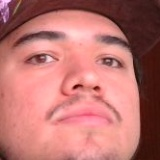
#> input picture Dataset/Dataset/Alumno1 (Yovanni)/img_10.jpg, 160 x 160 px, given in place of Alumno1 (Yovanni), which was not available
$ python aumentacion.py
#> lines starting #> are read from the running program, lines starting #| are printed output that depends on the picture; pictures that were not available may be replaced by others from this repository, and a replacement may not be noted
import cv2
import os
import numpy as np

# Ruta directa a tu dataset final (el que ya tiene las fotos de 160x160)
directorio_dataset = "Python/Dataset-Hibrido/Dataset"

print("Iniciando aumentación de datos (Data Augmentation)...")

# Recorrer cada carpeta de persona en tu dataset
for clase in os.listdir(directorio_dataset):
    ruta_clase = os.path.join(directorio_dataset, clase)

    # Ignorar archivos sueltos, solo procesar carpetas
    if not os.path.isdir(ruta_clase):
        continue

    print(f"Multiplicando imágenes para: {clase}")

    # Obtener lista de imágenes actuales
    imagenes = os.listdir(ruta_clase)
    fotos_generadas = 0

    for nombre_img in imagenes:
        # Evitar re-aumentar imágenes que ya fueron aumentadas si corres el script 2 veces
        if nombre_img.startswith("aug_"):
            continue

        ruta_img = os.path.join(ruta_clase, nombre_img)
        img = cv2.imread(ruta_img)
#> img is the input picture: shape (160, 160, 3); mean B, G, R 111.2, 115, 186.8

        if img is None:
            continue

        # 1. Efecto Espejo (Flip horizontal)
        img_espejo = cv2.flip(img, 1)
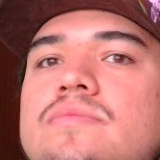
#> img_espejo: shape (160, 160, 3); mean B, G, R 111.2, 115, 186.8
        cv2.imwrite(os.path.join(ruta_clase, f"aum_espejo_{nombre_img}"), img_espejo)

        # 2. Rotación (15 grados)
        h, w = img.shape[:2]
#> h = 160; w = 160
        centro = (w // 2, h // 2)
#> centro = (80, 80)
        M_rot = cv2.getRotationMatrix2D(centro, 15, 1.0)
        # BORDER_REPLICATE ayuda a que los bordes vacíos tras rotar se llenen con los colores cercanos
        img_rot = cv2.warpAffine(img, M_rot, (w, h), borderMode=cv2.BORDER_REPLICATE)
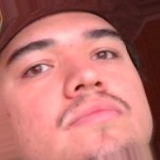
#> img_rot: shape (160, 160, 3); mean B, G, R 112.2, 116.4, 188.9
        cv2.imwrite(os.path.join(ruta_clase, f"aum_rot15_{nombre_img}"), img_rot)

        # 3. Cambio de Brillo (Más oscuro: 70% del brillo original)
        img_oscura = np.clip(img * 0.7, 0, 255).astype(np.uint8)
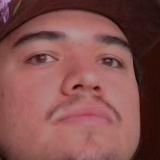
#> img_oscura: shape (160, 160, 3); mean B, G, R 77.4, 80.1, 130.3
        cv2.imwrite(os.path.join(ruta_clase, f"aum_oscuro_{nombre_img}"), img_oscura)

        # 4. Cambio de Brillo (Más brillante: 130% del brillo original)
        img_brillante = np.clip(img * 1.3, 0, 255).astype(np.uint8)
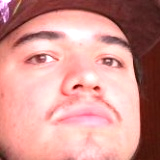
#> img_brillante: shape (160, 160, 3); mean B, G, R 144, 149, 208.6
        cv2.imwrite(os.path.join(ruta_clase, f"aum_brillante_{nombre_img}"), img_brillante)

        fotos_generadas += 4

    print(f"  -> Se generaron {fotos_generadas} imágenes nuevas para {clase}.")

print("\n¡Aumentación de datos completada!")
